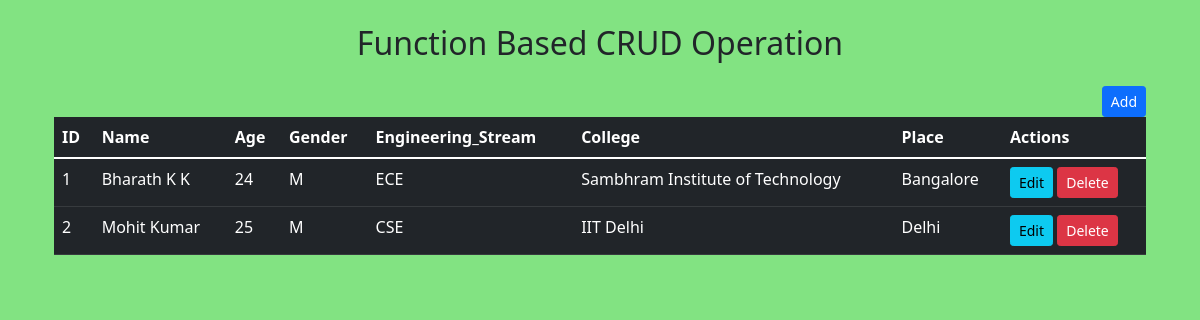
Before: / with the older database file.
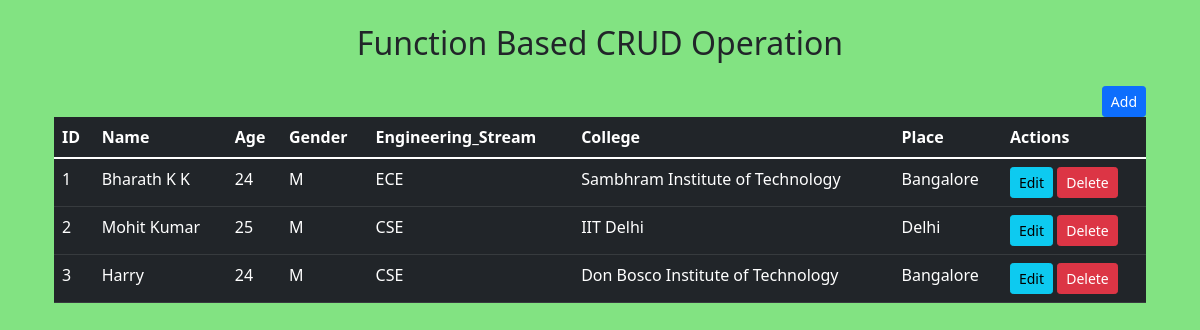
After: the same page with the newer database file.
### FB_CRUD_APP/models.py (models this page shows, shortened)
class Student(models.Model):
    name = models.CharField(max_length = 20,)
    age = models.IntegerField()
    gender_choice = (
        ("M", "Male"),
        ("F", "Female"),
    )
    gender = models.CharField(max_length=11, choices = gender_choice)
    engineering_choice = (
        ("ECE", "Electronics & Communication Engineering"),
        ("CSE", "Computer Science Engineering"),
        ("ME", "Mechanical Engineering"),
        ("CE", "Civil Engineering"),
        ("EEE", "Electrical & Electronics Engineering"),
        ("ISE", "Information Science Engineering"),
        ("AE", "Aeronautical Engineering"),
    )
    engineering_stream = models.CharField(max_length=50, choices = engineering_choice)
    college = models.CharField(max_length=200)
    place = models.CharField(max_length = 50)

### FB_CRUD_APP/views.py (the view)
# urls.py: 2. Add a URL to urlpatterns:  path('', views.home, name='home')
def home(request):
    data = Student.objects.all()
    return render(request ,"crud/home.html", {"studata": data})

### templates/crud/home.html (shortened to what this page needs)
{% extends "crud/base.html" %}
{% block body %}
<div class="container mt-4 ">
    <h2 class="text-center">Function Based CRUD Operation</h2>
    <div class="container mt-4">
        <a href="{% url 'add' %}" class="btn btn-primary btn-sm float-end">Add</a>
        <table class="table table-dark table-hover">
            <thead>
                <tr>
                    <th>ID</th>
                    <th>Name</th>
                    <th>Age</th>
                    <th>Gender</th>
                    <th>Engineering_Stream</th>
                    <th>College</th>
                    <th>Place</th>
                    <th>Actions</th>
                </tr>
            </thead>
            <tbody>
                {% for x in studata %}
                <tr>
                    <td>{{forloop.counter}}</td>
                    <td>{{x.name}}</td>
                    <td>{{x.age}}</td>
                    <td>{{x.gender}}</td>
                    <td>{{x.engineering_stream}}</td>
                    <td>{{x.college}}</td>
                    <td>{{x.place}}</td>
                    <td>
                        <a href="{% url 'edit' x.id %}" class="btn btn-info btn-sm">Edit</a>
                        <a href="{% url 'delete' x.id %}" id="delete" onclick="remove()" class="btn btn-danger btn-sm">Delete</a>
                    </td>
                </tr>
                {% endfor %}
            </tbody>
        </table>
    </div>
</div>
{% endblock body %}

### templates/crud/base.html (shortened to what this page needs)
<!DOCTYPE html>
<html lang="en">
{% load static %}
<head>
    <link href="https://cdn.jsdelivr.net/npm/bootstrap@5.1.3/dist/css/bootstrap.min.css" rel="stylesheet">
    <link rel="stylesheet" href="{% static 'css/base.css' %}">
</head>
<body>
    {% block body %}
    {% endblock body %}
</body>
</html>

### static/css/base.css (style rules this page uses)
body { background-color: rgb(130, 227, 130); }

Changed rows visible on the page:
added Student: name "Harry", age "24", gender "M", engineering_stream "CSE", college "Don Bosco Institute of Technology", place "Bangalore"
